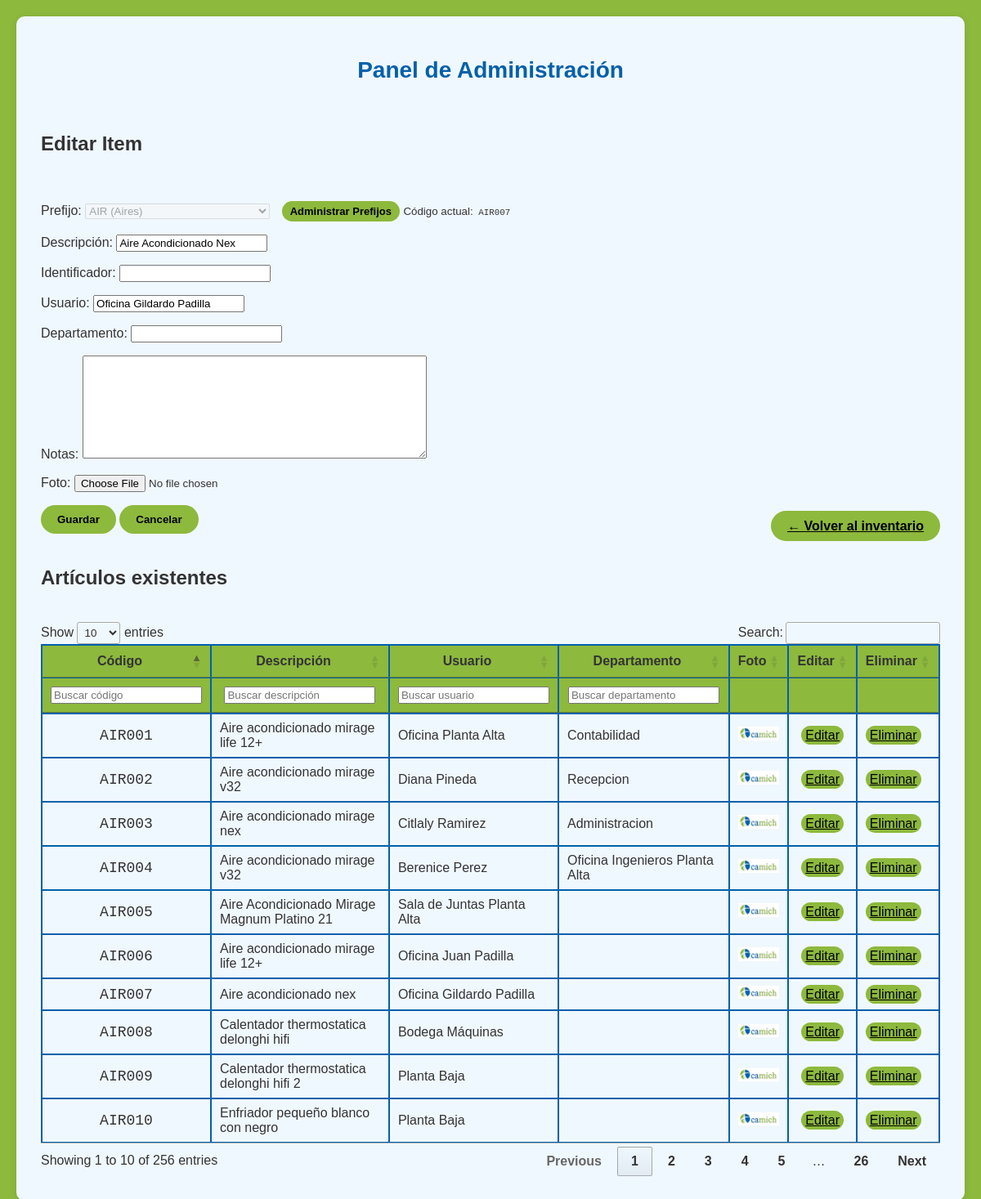
/admin?id=7 (signed in), run on the app's committed database.
### tables this page shows
CREATE TABLE "objetos" (
	"id"	INTEGER UNIQUE,
	"codigo"	TEXT UNIQUE,
	"descripcion"	INTEGER,
	"identificador"	TEXT,
	"usuario"	TEXT,
	"departamento"	TEXT,
	"notas"	TEXT,
	"foto_location"	TEXT,
	PRIMARY KEY("id" AUTOINCREMENT)
);

### app.py (the view, shortened to what this page needs)
@app.route('/admin', methods=['GET', 'POST'])
def admin():
   if not session.get('admin'):
        return redirect(url_for('index'))
   item_data = None
   item_id = request.args.get("id")
   if item_id:
       with sqlite3.connect('inventario.db') as conn:
           cursor = conn.execute('SELECT * FROM objetos WHERE id=?', (item_id,))
           item_data = cursor.fetchone()
   with sqlite3.connect('inventario.db') as conn:
       items = conn.execute('SELECT * FROM objetos ORDER BY codigo').fetchall()
   with sqlite3.connect('inventario.db') as conn:
       prefijos_disponibles = conn.execute('SELECT prefijo, descripcion FROM prefijos ORDER BY prefijo').fetchall()
   return render_template('admin.html', items=items, item=item_data, prefijos = prefijos_disponibles)

### templates/admin.html (shortened to what this page needs)
<!DOCTYPE html>
<html>
<head>
    <link rel="stylesheet" href="../static/style.css">
    <link rel="stylesheet" href="https://cdn.datatables.net/1.13.6/css/jquery.dataTables.min.css">
</head>
<body>
<div id="container">
    <h1>Panel de Administración</h1>
    <h2>{{ 'Editar' if item else 'Agregar' }} Item</h2>
    <div class="admin-form">
        <form method="POST" enctype="multipart/form-data">
            <p>Prefijo:
            <select name="prefijo" required {{ 'disabled' if item else '' }}>
                {% for prefijo in prefijos %}
                <option value="{{ prefijo[0] }}" {{ 'selected' if item and item[1].startswith(prefijo[0]) else '' }}>
                    {{ prefijo[0] }} ({{ prefijo[1] }})
                </option>
                {% endfor %}
            </select>
            <a href="{{ url_for('admin_prefijos') }}" class="input-btn" id="admin-prefix" style="text-decoration: none; display: inline-block; text-align: center; margin-left: 10px;">Administrar Prefijos</a>
            {% if item %}<small>Código actual:<code> {{ item[1] }}</code></small>{% endif %}
            </p>
            <p>Descripción: <input type="text" name="descripcion" value="{{ item[2] if item else '' }}"></p>
            <p>Identificador: <input type="text" name="identificador" value="{{ item[3] if item else '' }}"></p>
            <p>Usuario: <input type="text" name="usuario" value="{{ item[4] if item else '' }}"></p>
            <p>Departamento: <input type="text" name="departamento" value="{{ item[5] if item else '' }}"></p>
            <div class="note-group">
                <label for="notas">Notas:</label>
                <textarea rows="8" cols="50" maxlength="500" name="notas" placeholder="Escribe aquí notas y detalles adicionales del item">{{ item[6] if item }} </textarea>
            </div>
            <p>Foto: <input type="file" name="foto" accept="image/*">
            </p>
            <input class="input-btn" type="submit" value="{{ 'Guardar' if item else 'Agregar' }}">
            {% if item %}
                <input class="input-btn" type="submit" value="Cancelar">
            {% endif %}
        </form>
        <div id="back-to-index"><a href="{{ url_for('index') }}">← Volver al inventario</a></div>
    </div>
    <h2>Artículos existentes</h2>
    <table id="items-table">
    <thead>
        <tr>
            <th>Código</th>
            <th>Descripción</th>
            <th>Usuario</th>
            <th>Departamento</th>
            <th>Foto</th>
            <th>Editar</th>
            <th>Eliminar</th>
        </tr>
        <tr>
            <th><input type="text" placeholder="Buscar código"></th>
            <th><input type="text" placeholder="Buscar descripción"></th>
            <th><input type="text" placeholder="Buscar usuario"></th>
            <th><input type="text" placeholder="Buscar departamento"></th>
            <th></th>
            <th></th>
            <th></th>
        </tr>
    </thead>
    <tbody>
        {% for item in items %}
        <tr>
            <td>{{ item[1] }}</td>
            <td>{{ item[2] }}</td>
            <td>{{ item[4] }}</td>
            <td>{{ item[5] }}</td>
            <td><img src="{{ url_for('static', filename='images/' + ((item[7]) or 'camich.png')) }}" width="50"></td>
            <td><a href="{{ url_for('admin', id=item[0]) }}">Editar</a></td>
            <td><a href="{{ url_for('delete', item_id=item[0]) }}" onclick="return confirm('¿Seguro que quieres eliminar este elemento?')">Eliminar</a></td>
        </tr>
        {% endfor %}
    </tbody>
    </table>
</div>
</body>
</html>

### static/style.css (style rules this page uses)
:root { --dt-row-selected: initial !important; --dt-row-selected-text: initial !important; --dt-row-selected-link: initial !important; --dt-row-stripe: initial !important; --dt-row-hover: initial !important; --dt-column-ordering: initial !important; --dt-html-background: initial !important; --main-color: #8db93d; --second-color: #0260aa; --third-color: aliceblue; }
body { font-family: Arial, sans-serif; margin: 0; padding: 20px; background-color: var(--main-color); color: #333; }
h1 { background-color: var(--third-color); color: var(--second-color); font-family: Arial, sans-serif; font-size: 28px; text-align: center; margin-top: 20px; margin-bottom: 20px; }
button, .input-btn, a, a:visited { color:black; padding: 10px 20px; border: none; border-radius: 20px; cursor: pointer; font-weight: bold; transition: all 0.5s cubic-bezier(0.4, 0, 1, 1); background: var(--main-color); }
#admin-prefix { font-size: small; padding: 5px 10px; }
input[name="usuario"] { text-transform: capitalize; }
input[name="descripcion"] { text-transform: capitalize; }
input[name="departamento"] { text-transform: capitalize; }
#container { max-width: 1200px; margin: 0 auto; background: var(--third-color); padding: 30px; border-radius: 10px; box-shadow: 0 2px 10px rgba(0, 0, 0, 0.1); display: flex; flex-direction: column; gap: 20px; }
.admin-form { display: flex; justify-content: space-between; align-items: flex-end; }
table a { padding-top: 3px; padding-bottom: 3px; padding-left: 5px; padding-right: 5px; font-weight: lighter; }
table, td, th { border-collapse: collapse; border: 1px solid var(--second-color); }
th { background-color: var(--main-color) !important; text-align: center !important; }
td:nth-child(1), td:nth-child(5) { font-family: monospace; font-size: 18px; text-align: center; }
td:nth-child(6) { text-align: center; }

### data on the page
objetos: codigo "AIR007", descripcion "Aire acondicionado nex", usuario "Oficina Gildardo Padilla"
objetos: codigo "AIR001", descripcion "Aire acondicionado mirage life 12+", usuario "Oficina Planta Alta", departamento "Contabilidad"
objetos: codigo "AIR002", descripcion "Aire acondicionado mirage v32", usuario "Diana Pineda", departamento "Recepcion"
objetos: codigo "AIR003", descripcion "Aire acondicionado mirage nex", usuario "Citlaly Ramirez", departamento "Administracion"
objetos: codigo "AIR004", descripcion "Aire acondicionado mirage v32", usuario "Berenice Perez", departamento "Oficina Ingenieros Planta Alta"
objetos: codigo "AIR005", descripcion "Aire Acondicionado Mirage Magnum Platino 21", usuario "Sala de Juntas Planta Alta"
objetos: codigo "AIR006", descripcion "Aire acondicionado mirage life 12+", usuario "Oficina Juan Padilla"
objetos: codigo "AIR008", descripcion "Calentador thermostatica delonghi hifi", usuario "Bodega Máquinas"
objetos: codigo "AIR009", descripcion "Calentador thermostatica delonghi hifi 2", usuario "Planta Baja"
objetos: codigo "AIR010", descripcion "Enfriador pequeño blanco con negro", usuario "Planta Baja"

### other printed values
{{ 'Editar' if item else 'Agregar' }} "Editar"
form field prefijo "AIR (Aires)"
